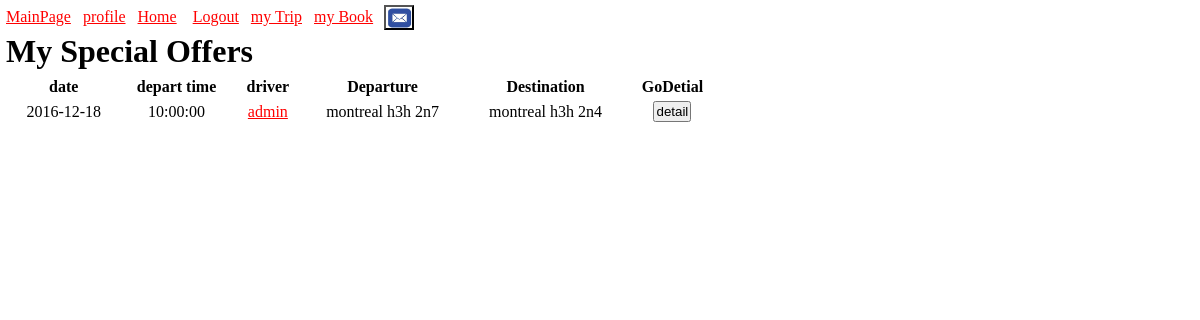
The app's page /listSpOffer.php with its own data.
### tables this page shows
CREATE TABLE `specialoffer` (
  `ID` int(11) NOT NULL,
  `type` varchar(8) NOT NULL,
  `City_departure` varchar(12) NOT NULL,
  `Postcode_departure` varchar(8) NOT NULL,
  `City_destination` varchar(12) NOT NULL,
  `Postcode_destination` varchar(8) NOT NULL,
  `Date` date NOT NULL,
  `depart_time` time NOT NULL,
  `detail` text NOT NULL,
  `driver` varchar(12) NOT NULL,
  `customer` varchar(12) DEFAULT NULL,
  `price` float NOT NULL DEFAULT '0',
  `rate` int(1) NOT NULL DEFAULT '3'
);

### listSpOffer.php (the view, shortened to what this page needs)
<?php
require_once("parameter.php");
if(!isset($_SESSION['user'])&&$_SESSION['user']['status']=='inactive')
{
	header('location:login.php');
	exit;
}
else
{
	$pdo = new PDO("mysql:host=".$dbhost.";dbname=".$dbname,$dbuser,$dbpassword);
	$pdo->exec("SET NAMES 'utf8';");
	$rs = $pdo -> query("SELECT * FROM specialoffer ORDER BY Date,depart_time desc");
	$content = $rs->fetchAll();
}
?>
<html>
<head>
<link rel="stylesheet" type="text/css" href="css/suber.css">
</head>
<body>
<?php require_once("header.php"); ?>
<h1>My Special Offers</h1>
<?php if($_SESSION['user']['status']!='inactive'): ?>
	<div id="SpOffer">
		<table style="width:60%">
			<tr><th>date</th><th>depart time</th><th>driver</th> <th>Departure</th> <th>Destination</th> <th>GoDetial</th></tr>
			<?php foreach($content as $offer) { ?>
				<tr align="center">
					<?php if(!empty($offer['Date'])): ?>
						<td><?php echo $offer['Date']?></td>
					<?php else: ?>
						<td> <?php echo $offer['Day']?></td>
					<?php endif; ?>
					<td> <?php echo $offer['depart_time']?></td>
					<?php if($offer['driver']==$_SESSION['user']['username']): ?>
						<td><?php echo $offer['driver'];?></td>
					<?php else :?>
						<td><a href="javascript:;" value="<?php echo $offer['driver'];?>" ><?php echo $offer['driver'];?></a></td>
					<?php endif; ?>
					<td><?php echo $offer['City_departure']." ".$offer['Postcode_departure']?></td>
					<td><?php echo $offer['City_destination']." ".$offer['Postcode_destination']?></td>
					<td><button type="button" onclick="location.replace('detailSpOffer.php?id=<?php echo $offer['ID'] ?>');">detail</button></td>
			<?php } ?>
		</table>
	</div>
<?php endif; ?>
</body>
</html>

### css/suber.css (style rules this page uses)
a:link { color: red; }
* { margin: 1; padding: 1; }

### records on screen
specialoffer: Date "2016-12-18", depart_time "10:00:00", driver "admin", City_departure "montreal", Postcode_departure "h3h 2n7", City_destination "montreal", Postcode_destination "h3h 2n4"
